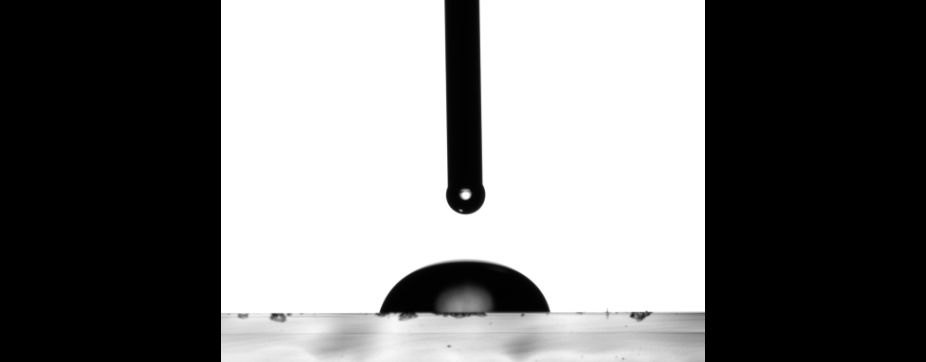
#> input picture data/samples/gota depositada 1.png, 926 x 362 px, found by its file name
$ python sessile_detection_method2.py   (older library calls are emulated)
#> lines starting #> are read from the running program, lines starting #| are printed output that depends on the picture; after the words box and inside, x2 and y2 are one past the last pixel; in counts of white or black regions, pixels touching at a corner belong together
"""Sessile Detection Method2.

Experimental implementation."""


import cv2
import numpy as np

def calculate_otsu_variance_ratio(image):
    """Calculate Otsu's inter-class variance ratio."""
    if len(image.shape) == 3:
        gray = cv2.cvtColor(image, cv2.COLOR_BGR2GRAY)
    else:
        gray = image

    hist = cv2.calcHist([gray], [0], None, [256], [0, 256])
    hist = hist.flatten() / hist.sum()
    bins = np.arange(256)

    max_variance = 0
    best_threshold = 0

    for t in range(1, 256):
        w0 = np.sum(hist[:t])
        w1 = np.sum(hist[t:])

        if w0 == 0 or w1 == 0:
            continue

        mu0 = np.sum(bins[:t] * hist[:t]) / w0
        mu1 = np.sum(bins[t:] * hist[t:]) / w1
        variance = w0 * w1 * (mu0 - mu1) ** 2

        if variance > max_variance:
            max_variance = variance
            best_threshold = t

    total_mean = np.sum(bins * hist)
    total_variance = np.sum(((bins - total_mean) ** 2) * hist)

    variance_ratio = max_variance / total_variance if total_variance > 0 else 0
    return variance_ratio, best_threshold


def calculate_illumination_uniformity(image, block_size=50):
    """Calculate coefficient of variation of local mean intensities."""
    if len(image.shape) == 3:
        gray = cv2.cvtColor(image, cv2.COLOR_BGR2GRAY)
    else:
        gray = image

    h, w = gray.shape
    local_means = []

    for i in range(0, h - block_size + 1, block_size):
        for j in range(0, w - block_size + 1, block_size):
            block = gray[i:i+block_size, j:j+block_size]
            if block.size > 0:
                local_means.append(np.mean(block))

    cv = np.std(local_means) / np.mean(local_means) if len(local_means) > 0 and np.mean(local_means) > 0 else 0
    return cv


def calculate_edge_quality(edges):
    """
    Calculate edge quality metrics for Canny edges.

    Returns:
        edge_density: Ratio of edge pixels to total pixels
        edge_continuity: Measure of how continuous the edges are
    """
    total_pixels = edges.shape[0] * edges.shape[1]
    edge_pixels = np.sum(edges > 0)
    edge_density = edge_pixels / total_pixels

    # Find contours to measure continuity
    contours, _ = cv2.findContours(edges, cv2.RETR_EXTERNAL, cv2.CHAIN_APPROX_NONE)

    if len(contours) == 0:
        edge_continuity = 0
    else:
        # Longest contour length as a measure of continuity
        max_contour_length = max([len(c) for c in contours])
        # Normalize by image perimeter
        perimeter = 2 * (edges.shape[0] + edges.shape[1])
        edge_continuity = max_contour_length / perimeter

    return edge_density, edge_continuity


def calculate_gradient_strength(image):
    """
    Calculate average gradient magnitude to assess edge strength.
    """
    if len(image.shape) == 3:
        gray = cv2.cvtColor(image, cv2.COLOR_BGR2GRAY)
    else:
        gray = image

    # Calculate gradients
    grad_x = cv2.Sobel(gray, cv2.CV_64F, 1, 0, ksize=3)
    grad_y = cv2.Sobel(gray, cv2.CV_64F, 0, 1, ksize=3)

    # Gradient magnitude
    gradient_magnitude = np.sqrt(grad_x**2 + grad_y**2)
    avg_gradient = np.mean(gradient_magnitude)

    return avg_gradient


def auto_select_method_with_canny(image,
                                  otsu_variance_threshold=0.5,
                                  illumination_cv_threshold=0.15,
                                  gradient_strength_threshold=20.0,
                                  block_size=50,
                                  canny_low=50,
                                  canny_high=150,
                                  adaptive_block_size=11,
                                  adaptive_c=2,
                                  verbose=True):
    """
    Automatically select between Otsu, Adaptive, and Canny based on image characteristics.

    Decision logic:
    1. If strong gradients and good edges → Canny (best for ADSA)
    2. If good bimodal separation and uniform lighting → Otsu
    3. Otherwise → Adaptive

    Returns:
        result_image: Processed image (binary or edges)
        method_used: String indicating which method was used
        metrics: Dictionary with all diagnostic metrics
    """
    # Ensure grayscale
    if len(image.shape) == 3:
        gray = cv2.cvtColor(image, cv2.COLOR_BGR2GRAY)
    else:
        gray = image

    # Calculate all metrics
    variance_ratio, otsu_thresh = calculate_otsu_variance_ratio(gray)
    illumination_cv = calculate_illumination_uniformity(gray, block_size)
    gradient_strength = calculate_gradient_strength(gray)

    # Apply Canny to check edge quality
    edges_canny = cv2.Canny(gray, canny_low, canny_high)
    edge_density, edge_continuity = calculate_edge_quality(edges_canny)

    # Store all metrics
    metrics = {
        'variance_ratio': variance_ratio,
        'illumination_cv': illumination_cv,
        'gradient_strength': gradient_strength,
        'edge_density': edge_density,
        'edge_continuity': edge_continuity,
        'otsu_threshold': otsu_thresh
    }

    if verbose:
        print("=" * 70)
        print("AUTOMATIC METHOD SELECTION (Including Canny)")
        print("=" * 70)
        print(f"1. Gradient Strength:    {gradient_strength:.2f} (threshold: {gradient_strength_threshold})")
        print(f"   → {'Strong edges detected' if gradient_strength >= gradient_strength_threshold else 'Weak edges'}")
        print(f"2. Edge Continuity:      {edge_continuity:.4f}")
        print(f"   → {'Good continuous edges' if edge_continuity > 0.3 else 'Fragmented edges'}")
        print()
        print(f"3. Otsu Variance Ratio:  {variance_ratio:.4f} (threshold: {otsu_variance_threshold})")
        print(f"   → {'Good bimodal separation' if variance_ratio >= otsu_variance_threshold else 'Poor separation'}")
        print()
        print(f"4. Illumination CV:      {illumination_cv:.4f} (threshold: {illumination_cv_threshold})")
        print(f"   → {'Uniform lighting' if illumination_cv <= illumination_cv_threshold else 'Non-uniform lighting'}")
        print()
        print("-" * 70)

    # Decision logic (prioritized)

    # PRIORITY 1: Canny if strong gradients and continuous edges
    if gradient_strength >= gradient_strength_threshold and edge_continuity > 0.3:
        if verbose:
            print("✓ DECISION: Using CANNY edge detection")
            print("  Reason: Strong, continuous edges detected")
            print("  → BEST for ADSA droplet contour extraction")
        result = edges_canny
        method_used = "Canny"

    # PRIORITY 2: Otsu if good separation and uniform lighting
    elif variance_ratio >= otsu_variance_threshold and illumination_cv <= illumination_cv_threshold:
        if verbose:
            print("✓ DECISION: Using OTSU thresholding")
            print("  Reason: Good bimodal separation & uniform lighting")
            print("  → Extract contours from binary mask for ADSA")
        _, result = cv2.threshold(gray, 0, 255, cv2.THRESH_BINARY + cv2.THRESH_OTSU)
        method_used = "Otsu"

    # PRIORITY 3: Adaptive for everything else
    else:
        if verbose:
            print("✓ DECISION: Using ADAPTIVE thresholding")
            reasons = []
            if gradient_strength < gradient_strength_threshold:
                reasons.append("weak gradients")
            if edge_continuity <= 0.3:
                reasons.append("fragmented edges")
            if variance_ratio < otsu_variance_threshold:
                reasons.append("poor bimodal separation")
            if illumination_cv > illumination_cv_threshold:
                reasons.append("non-uniform lighting")
            print(f"  Reason(s): {', '.join(reasons)}")
            print("  → Extract contours from binary mask for ADSA")

        result = cv2.adaptiveThreshold(gray, 255,
                                       cv2.ADAPTIVE_THRESH_GAUSSIAN_C,
                                       cv2.THRESH_BINARY,
                                       adaptive_block_size,
                                       adaptive_c)
        method_used = "Adaptive"

    if verbose:
        print("=" * 70)
        print()

    return result, method_used, metrics


def compare_all_methods(image, canny_low=50, canny_high=150):
    """
    Apply all three methods and display side-by-side for comparison.
    """
    if len(image.shape) == 3:
        gray = cv2.cvtColor(image, cv2.COLOR_BGR2GRAY)
    else:
        gray = image

    # Apply all methods
    _, otsu_result = cv2.threshold(gray, 0, 255, cv2.THRESH_BINARY + cv2.THRESH_OTSU)
    adaptive_result = cv2.adaptiveThreshold(gray, 255, cv2.ADAPTIVE_THRESH_GAUSSIAN_C,
                                           cv2.THRESH_BINARY, 11, 2)
    canny_result = cv2.Canny(gray, canny_low, canny_high)

    # Create comparison display
    h, w = gray.shape
    comparison = np.zeros((h * 2, w * 2), dtype=np.uint8)

    comparison[0:h, 0:w] = gray
    comparison[0:h, w:2*w] = otsu_result
    comparison[h:2*h, 0:w] = adaptive_result
    comparison[h:2*h, w:2*w] = canny_result

    # Add labels
    font = cv2.FONT_HERSHEY_SIMPLEX
    cv2.putText(comparison, 'Original', (10, 30), font, 0.7, (255, 255, 255), 2)
    cv2.putText(comparison, 'Otsu', (w + 10, 30), font, 0.7, (255, 255, 255), 2)
    cv2.putText(comparison, 'Adaptive', (10, h + 30), font, 0.7, (255, 255, 255), 2)
    cv2.putText(comparison, 'Canny', (w + 10, h + 30), font, 0.7, (255, 255, 255), 2)

    return comparison


# Example usage
if __name__ == "__main__":
    # Load image
    #image = cv2.imread('./data/samples/prueba sesil 2.png', cv2.IMREAD_GRAYSCALE)
    image = cv2.imread('./data/samples/gota depositada 1.png', cv2.IMREAD_GRAYSCALE)
#> image is the input picture: shape (362, 926); min 0, max 255, mean 119.6
    #image = cv2.imread('./data/samples/gota pendiente 1.png', cv2.IMREAD_GRAYSCALE)
    #image = cv2.imread('./data/samples/prueba pend 1.png', cv2.IMREAD_GRAYSCALE)
    #image = None
    if image is None:
        print("Error: Could not load image. Using synthetic example.")
        # Create synthetic droplet with good edges
        image = np.ones((400, 400), dtype=np.uint8) * 200
        cv2.circle(image, (200, 200), 100, 50, -1)
        # Add some gradient for realistic edge
        for r in range(100, 110):
            cv2.circle(image, (200, 200), r, 50 + (r-100)*15, 2)

    print("\n" + "="*70)
    print("AUTOMATIC METHOD SELECTION WITH CANNY")
    print("="*70 + "\n")

    # Automatic selection
    result, method, metrics = auto_select_method_with_canny(
        image,
        otsu_variance_threshold=0.5,
        illumination_cv_threshold=0.15,
        gradient_strength_threshold=20.0,
        canny_low=50,
        canny_high=150,
        verbose=True
    )
#> in calculate_otsu_variance_ratio, `hist = cv2.calcHist([gray], [0], None, [256], [0, 256])`: hist = 256 values, max 160004 at index 0, min 14 at index 109, mean 1309.4
#> in calculate_otsu_variance_ratio, `hist = hist.flatten() / hist.sum()`: hist = 256 values, max 0.477 at index 0, min 4.18e-05 at index 109, mean 0.00391
#> the loop in calculate_otsu_variance_ratio, `for t in range(1, 256):` made 255 passes
#> (w0, w1, mu0, mu1, variance, max_variance) on passes 1 to 8: (0.477, 0.523, 0, 228.8, 13060.4, 13060.4), (0.478, 0.522, 0.000855, 229, 13081.7, 13081.7), (0.489, 0.511, 0.0483, 234.1, 13692.9, 13692.9), (0.497, 0.503, 0.0936, 237.6, 14106.5, 14106.5), (0.501, 0.499, 0.126, 239.6, 14337.4, 14337.4), (0.504, 0.496, 0.15, 240.8, 14475.3, 14475.3), (0.505, 0.495, 0.167, 241.5, 14555.9, 14555.9), (0.506, 0.494, 0.183, 242, 14621.9, 14621.9)
#> after the loop in calculate_otsu_variance_ratio, `for t in range(1, 256):`: best_threshold = 125; max_variance = 15141.5
#> in calculate_otsu_variance_ratio, `total_mean = np.sum(bins * hist)`: total_mean = 119.6
#> in calculate_otsu_variance_ratio, `total_variance = np.sum(((bins - total_mean) ** 2) * hist)`: total_variance = 15374
#> in calculate_otsu_variance_ratio, `variance_ratio = max_variance / total_variance if total_variance > 0 e..`: variance_ratio = 0.985
#> in auto_select_method_with_canny, `variance_ratio, otsu_thresh = calculate_otsu_variance_ratio(gray)`: otsu_thresh = 125
#> after the loop in calculate_illumination_uniformity, `for i in range(0, h - block_size + 1, block_size):`: local_means = 126 values, max 255 at index 5, min 0 at index 0, mean 123.2
#> in calculate_illumination_uniformity, `cv = np.std(local_means) / np.mean(local_means) if len(local_means) > ..`: cv = 0.932
#> in calculate_gradient_strength, `grad_y = cv2.Sobel(gray, cv2.CV_64F, 0, 1, ksize=3)`:
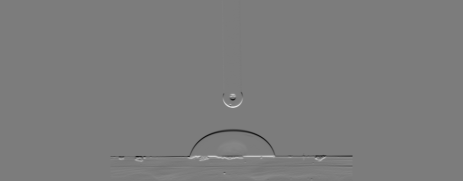
#> grad_y: shape (362, 926) float64 (shown at 1/2 size); min -760, max 801, mean -0.1; drawn with min black and max white
#> in calculate_gradient_strength, `gradient_magnitude = np.sqrt(grad_x**2 + grad_y**2)`:
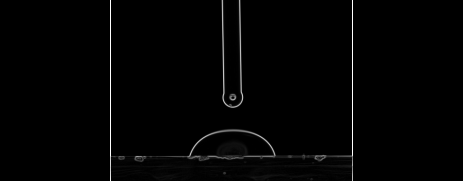
#> gradient_magnitude: shape (362, 926) float64 (shown at 1/2 size); min 0, max 1020, mean 11.9; drawn with min black and max white
#> in calculate_gradient_strength, `avg_gradient = np.mean(gradient_magnitude)`: avg_gradient = 11.9
#> in auto_select_method_with_canny, `edges_canny = cv2.Canny(gray, canny_low, canny_high)`:
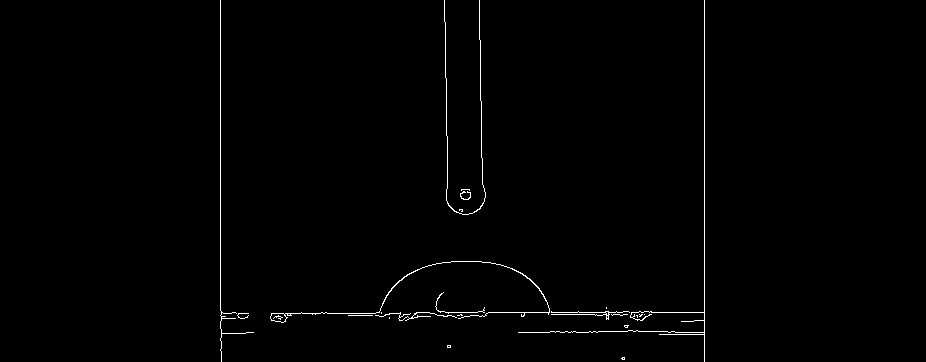
#> edges_canny: shape (362, 926); 0.8% white in thin lines or dots, all inside (x1, y1, x2, y2) = (220, 0, 705, 362)
#> in calculate_edge_quality, `edge_pixels = np.sum(edges > 0)`: edge_pixels = 2679
#> in calculate_edge_quality, `edge_density = edge_pixels / total_pixels`: edge_density = 0.00799
#> in calculate_edge_quality, `contours, _ = cv2.findContours(edges, cv2.RETR_EXTERNAL, cv2.CHAIN_APP..`: contours = 23 contours, 21 with area under 20; largest, box (x1, y1, x2, y2) and area: (270, 261, 550, 323) 186, (551, 311, 630, 320) 20
#> in calculate_edge_quality, `max_contour_length = max([len(c) for c in contours])`: max_contour_length = 1425
#> in calculate_edge_quality, `edge_continuity = max_contour_length / perimeter`: edge_continuity = 0.553
#> in auto_select_method_with_canny, `edge_density, edge_continuity = calculate_edge_quality(edges_canny)`: edge_density = 0.00799; edge_continuity = 0.553
#> in auto_select_method_with_canny, `metrics = { 'variance_ratio': variance_ratio, 'illumination_cv': illum..`: metrics = {'variance_ratio': 0.985, 'illumination_cv': 0.932, 'gradient_strength': 11.9, 'edge_density': 0.00799, 'edge_continuity': 0.553, 'otsu_threshold': 125}
#| 1. Gradient Strength:    11.90 (threshold: 20.0)
#|    → Weak edges
#| 2. Edge Continuity:      0.5532
#|    → Good continuous edges
#| 3. Otsu Variance Ratio:  0.9849 (threshold: 0.5)
#|    → Good bimodal separation
#| 4. Illumination CV:      0.9316 (threshold: 0.15)
#|    → Non-uniform lighting
#> in auto_select_method_with_canny, `result = cv2.adaptiveThreshold(gray, 255, cv2.ADAPTIVE_THRESH_GAUSSIAN..`:
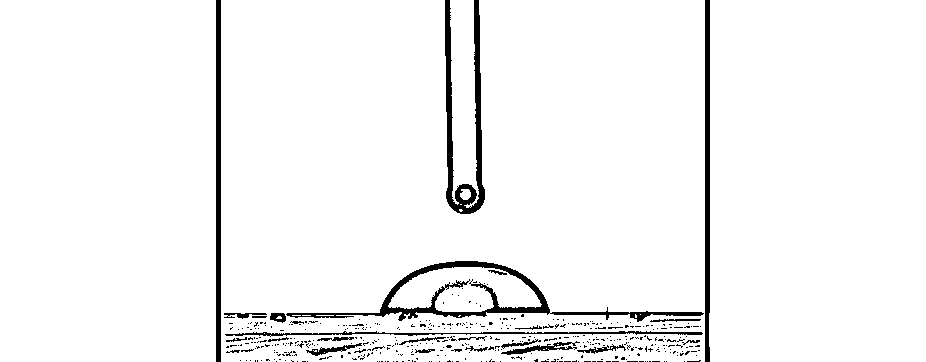
#> result: shape (362, 926); 95.9% white; 438 black regions (407 under 20 px), largest, box (x1, y1, x2, y2) and area: (286, 261, 704, 322) 3271, (445, 0, 485, 214) 2774, (216, 0, 221, 362) 1810
#> method = 'Adaptive'
    # Ensure grayscale
    if len(image.shape) == 3:
        gray = cv2.cvtColor(image, cv2.COLOR_BGR2GRAY)
    else:
        gray = image
    outsubinary = cv2.threshold(gray, 0, 255, cv2.THRESH_BINARY + cv2.THRESH_OTSU)
    adaptivebinary = cv2.adaptiveThreshold(gray, 255,
                                   cv2.ADAPTIVE_THRESH_GAUSSIAN_C,
                                   cv2.THRESH_BINARY,
                                   11,
                                   3)
#> adaptivebinary: shape (362, 926); 96.8% white; 316 black regions (295 under 20 px), largest, box (x1, y1, x2, y2) and area: (287, 261, 704, 322) 2821, (445, 0, 485, 214) 2522, (217, 0, 221, 362) 1448
    cannybinary = cv2.Canny(gray, 50, 150)

    # Display automatic selection result
    result_display = np.hstack([image, result, outsubinary[1], adaptivebinary, cannybinary])
    font = cv2.FONT_HERSHEY_SIMPLEX
    cv2.putText(result_display, 'Original', (10, 30), font, 1, (255, 255, 255), 2)
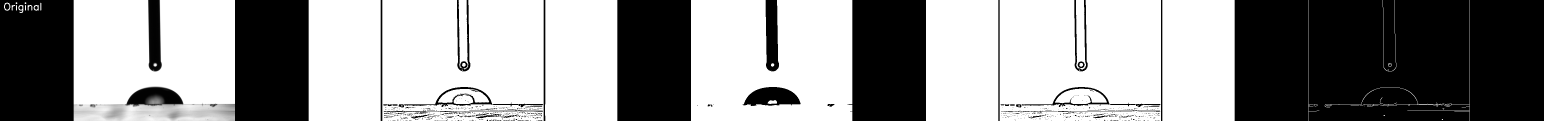
#> result_display: shape (362, 4630) (shown at 1/3 size); min 0, max 255, mean 147.2
    cv2.putText(result_display, f'{method} (Auto)', (image.shape[1] + 10, 30),
                font, 1, (255, 255, 255), 2)
#> result_display: shape (362, 4630); under 0.01% of pixels changed, all inside (x1, y1, x2, y2) = (1142, 16, 1147, 32)

    # Display comparison of all methods
    comparison = compare_all_methods(image)
#> in compare_all_methods, `comparison[0:h, w:2*w] = otsu_result`:
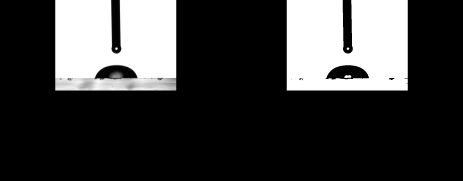
#> comparison: shape (724, 1852) (shown at 1/4 size); min 0, max 255, mean 60.5
#> in compare_all_methods, `cv2.putText(comparison, 'Original', (10, 30), font, 0.7, (255, 255, 25..`:
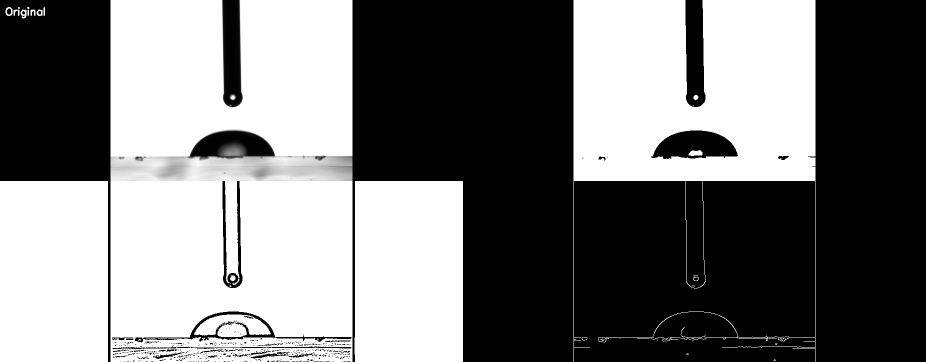
#> comparison: shape (724, 1852) (shown at 1/2 size); min 0, max 255, mean 122.2

    cv2.imshow('Automatic Selection Result', result_display)
    cv2.imshow('Method Comparison (All)', comparison)

    print("\nMetrics Summary:")
    for key, value in metrics.items():
        print(f"  {key}: {value:.4f}" if isinstance(value, float) else f"  {key}: {value}")
#> this loop made 6 passes
#> (key, value) on passes 1 to 6: ('variance_ratio', 0.985), ('illumination_cv', 0.932), ('gradient_strength', 11.9), ('edge_density', 0.00799), ('edge_continuity', 0.553), ('otsu_threshold', 125)
#> (printed output is left out)

    print("\n" + "="*70)
    print("RECOMMENDATION FOR ADSA:")
    print("="*70)
    if method == "Canny":
        print("✓ Canny is ideal - use cv2.findContours() to extract droplet profile")
        print("  Then fit Young-Laplace equation to the contour points")
    elif method == "Otsu":
        print("✓ Otsu binary mask - use cv2.findContours() with RETR_EXTERNAL")
        print("  to extract the outer droplet boundary")
    else:
        print("✓ Adaptive binary mask - use cv2.findContours() with RETR_EXTERNAL")
        print("  to extract the outer droplet boundary")
    print("="*70 + "\n")

    print("Press any key to close windows...")
    cv2.waitKey(0)
    cv2.destroyAllWindows()
